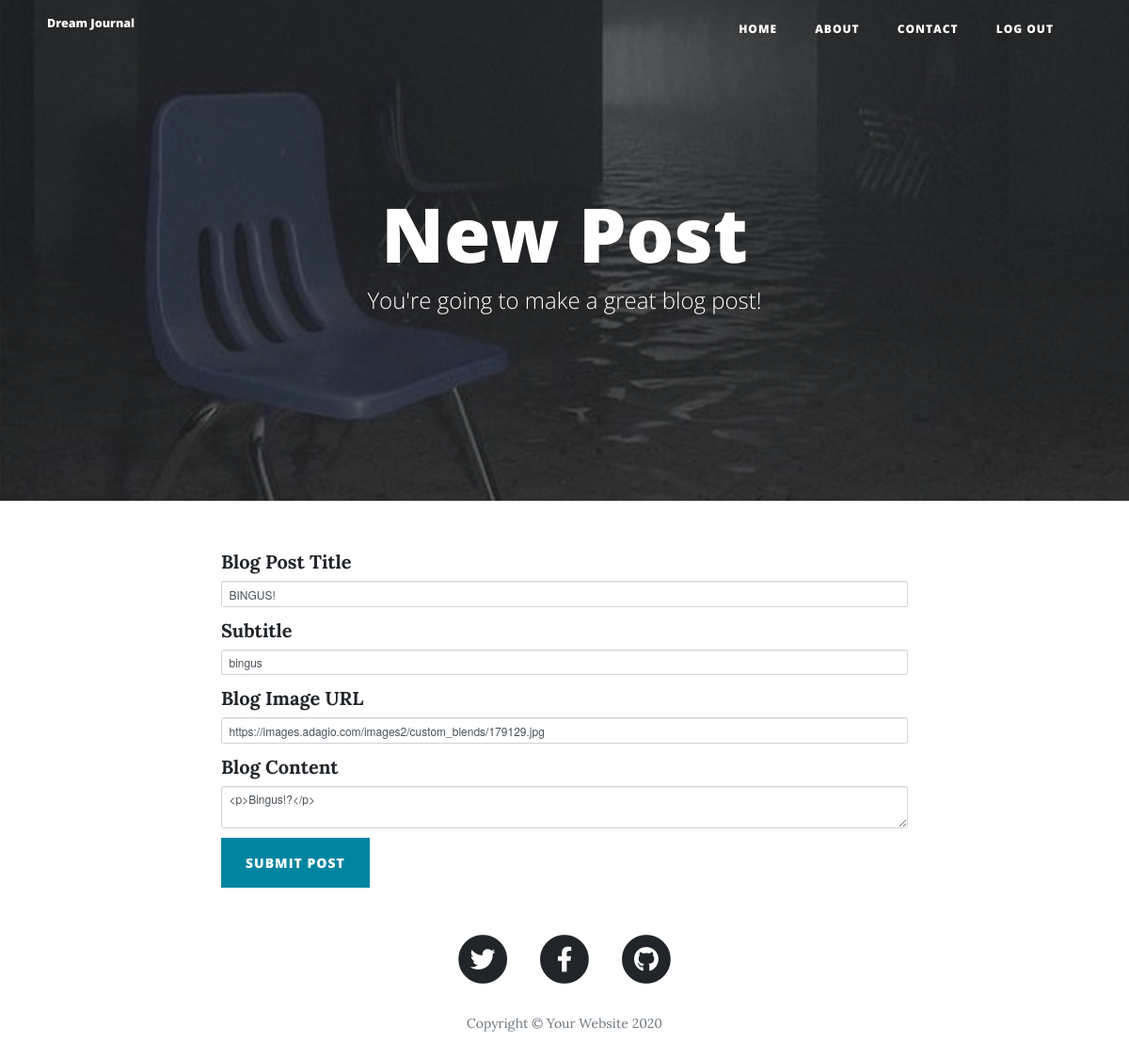
Page /edit-post/1 (signed in) on the earlier database version.
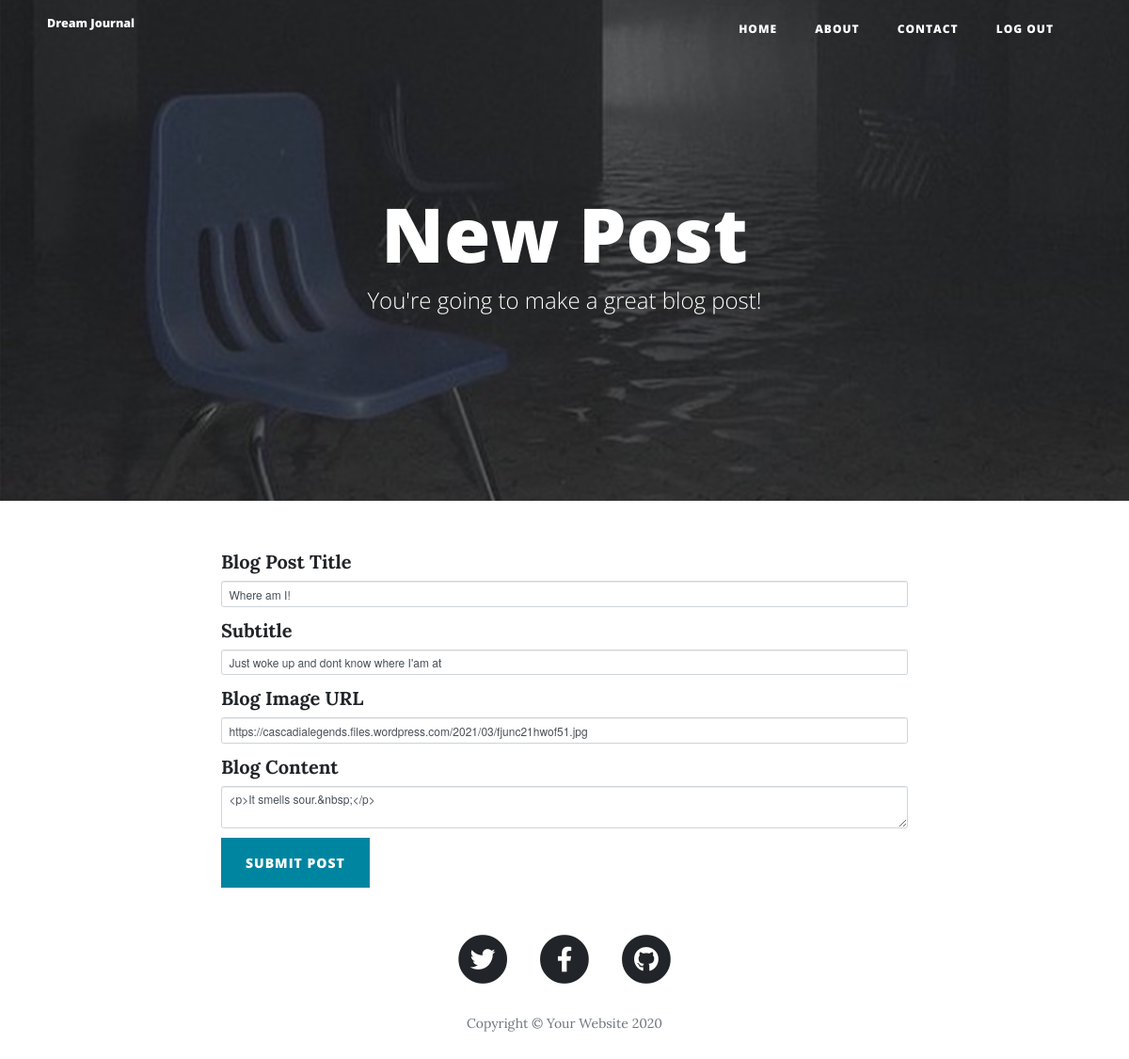
Same page on the later database version.
### main.py (models this page shows)
class BlogPost(db.Model):
    __tablename__ = "blog_posts"
    id = db.Column(db.Integer, primary_key=True)
    author_id = db.Column(db.Integer, db.ForeignKey("users.id"))
    author = relationship("User", back_populates="posts")
    title = db.Column(db.String(250), unique=True, nullable=False)
    subtitle = db.Column(db.String(250), nullable=False)
    date = db.Column(db.String(250), nullable=False)
    body = db.Column(db.Text, nullable=False)
    img_url = db.Column(db.String(250), nullable=False)
    comments = relationship("Comment", back_populates="parent_post")

### main.py (the view, shortened to what this page needs)
@app.route("/edit-post/<int:post_id>", methods=['GET', 'POST'])
@admin_only
def edit_post(post_id):
    post = BlogPost.query.get(post_id)
    edit_form = CreatePostForm(
        title=post.title,
        subtitle=post.subtitle,
        img_url=post.img_url,
        author=current_user,
        body=post.body
    )
    return render_template("make-post.html", form=edit_form)

### forms.py
class CreatePostForm(FlaskForm):
    title = StringField("Blog Post Title", validators=[DataRequired()])
    subtitle = StringField("Subtitle", validators=[DataRequired()])
    img_url = StringField("Blog Image URL", validators=[DataRequired(), URL()])
    body = CKEditorField("Blog Content", validators=[DataRequired()])
    submit = SubmitField("Submit Post")

### main.py (called while the page is built)
def admin_only(f):
    @wraps(f)
    def decorated_function(*args, **kwargs):
        if current_user.id != 1:
            return abort(403)
        return f(*args, **kwargs)
    return decorated_function

@login_manager.user_loader
def load_user(user_id):
    return User.query.get(int(user_id))

### templates/make-post.html (shortened to what this page needs)
{% extends 'bootstrap/base.html' %}
{% import "bootstrap/wtf.html" as wtf %}
{% block content %}
{% include "header.html" %}
  <header class="masthead" style="background-image: url('{{ url_for('static', filename='img/edit-bg.png')}}')">
    <div class="overlay"></div>
    <div class="container">
      <div class="row">
        <div class="col-lg-8 col-md-10 mx-auto">
          <div class="page-heading">
            {% if is_edit: %}
            <h1>Edit Post</h1>
            {% else: %}
            <h1>New Post</h1>
            {% endif %}
            <span class="subheading">You're going to make a great blog post!</span>
          </div>
        </div>
      </div>
    </div>
  </header>
  <div class="container">
    <div class="row">
      <div class="col-lg-8 col-md-10 mx-auto">
        {{ wtf.quick_form(form, novalidate=True, button_map={"submit": "primary"}) }}
      </div>
    </div>
  </div>
{% include "footer.html" %}
{% endblock %}

### templates/header.html (shortened to what this page needs)
<!DOCTYPE html>
<html lang="en">
<head>
  <link href="{{ url_for('static', filename='vendor/bootstrap/css/bootstrap.min.css') }}" rel="stylesheet">
  <link href="{{ url_for('static', filename='vendor/fontawesome-free/css/all.min.css')}}" rel="stylesheet" type="text/css">
  <link href="{{ url_for('static', filename='css/clean-blog.min.css')}}" rel="stylesheet">
</head>
<body>
  <nav class="navbar navbar-expand-lg navbar-light fixed-top" id="mainNav">
    <div class="container">
      <a class="navbar-brand" href="{{url_for('get_all_posts')}}">Dream Journal</a>
      <div class="collapse navbar-collapse" id="navbarResponsive">
        <ul class="navbar-nav ml-auto">
          <li class="nav-item">
            <a class="nav-link" href="{{ url_for('get_all_posts') }}">Home</a>
          </li>
                    <li class="nav-item">
            <a class="nav-link" href="{{ url_for('about') }}">About</a>
          </li>
          <li class="nav-item">
            <a class="nav-link" href="{{ url_for('contact') }}">Contact</a>
          {% if current_user.is_authenticated: %}
          <li class="nav-item">
            <a class="nav-link" href="{{ url_for('logout') }}">Log Out</a>
          </li>
          {% endif %}
          </li>
        </ul>
      </div>
    </div>
  </nav>
</body>

### templates/footer.html (shortened to what this page needs)
  <footer>
    <div class="container">
      <div class="row">
        <div class="col-lg-8 col-md-10 mx-auto">
          <ul class="list-inline text-center">
            <li class="list-inline-item">
              <a href="#">
                <span class="fa-stack fa-lg">
                  <i class="fas fa-circle fa-stack-2x"></i>
                  <i class="fab fa-twitter fa-stack-1x fa-inverse"></i>
                </span>
              </a>
            </li>
            <li class="list-inline-item">
              <a href="#">
                <span class="fa-stack fa-lg">
                  <i class="fas fa-circle fa-stack-2x"></i>
                  <i class="fab fa-facebook-f fa-stack-1x fa-inverse"></i>
                </span>
              </a>
            </li>
            <li class="list-inline-item">
              <a href="#">
                <span class="fa-stack fa-lg">
                  <i class="fas fa-circle fa-stack-2x"></i>
                  <i class="fab fa-github fa-stack-1x fa-inverse"></i>
                </span>
              </a>
            </li>
          </ul>
          <p class="copyright text-muted">Copyright &copy; Your Website 2020</p>
        </div>
      </div>
    </div>
  </footer>
</body>
</html>

Differences in the rows shown:
changed BlogPost: title "BINGUS!" → "Where am I!"; subtitle "bingus" → "Just woke up and dont know where I'am at"; img_url "https://images.adagio.com/images2/custom_blends/179129.jpg" → "https://cascadialegends.files.wordpress.com/2021/03/fjunc21hwof51.jpg"; body "<p>Bingus!?</p>" → "<p>It smells sour.&nbsp;</p>"
